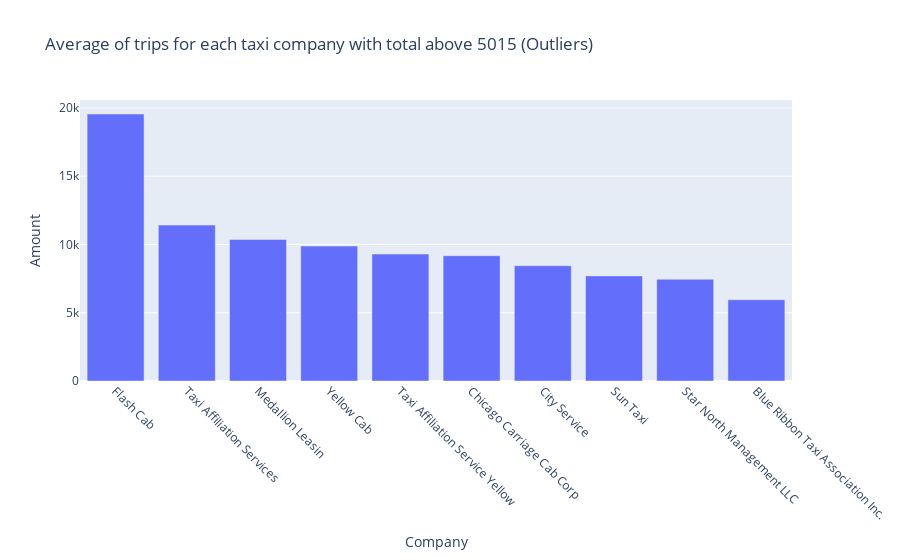

Notebook source saved alongside this figure:
### Markdown cell above
Above we have a graph with the data of the companies that performed above the median and below our upper fence of 5015. Above there is the companies that performed above 5015 and are the outliers in our boxplot.

### Code cell
# Taxi Companies
trips_amount_bar_by_box_outliers = px.bar(trips_amount[trips_amount['trips_amount']>5015],
                          x ='company_name',
                          y ='trips_amount',
                          title = 'Average of trips for each taxi company with total above 5015 (Outliers)')

# Updating x_axis and y_axis titles.
trips_amount_bar_by_box_outliers.update_layout(xaxis_title='Company',
                               yaxis_title='Amount')

#Updating the x_axes to show all the companies, instead of the default.
trips_amount_bar_by_box_outliers.update_xaxes(tickmode='linear',
                             dtick=1,
                             tickangle=45)

### Figure 1 — Plotly figure (JSON) as saved in the notebook; plotly's stock layout.template omitted (floating-point values rounded to 4 significant figures)
{"data": [{"alignmentgroup": "True", "hovertemplate": "company_name=%{x}<br>trips_amount=%{y}<extra></extra>", "legendgroup": "", "marker": {"color": "#636efa", "pattern": {"shape": ""}}, "name": "", "offsetgroup": "", "orientation": "v", "showlegend": false, "textposition": "auto", "type": "bar", "x": ["Flash Cab", "Taxi Affiliation Services", "Medallion Leasin", "Yellow Cab", "Taxi Affiliation Service Yellow", "Chicago Carriage Cab Corp", "City Service", "Sun Taxi", "Star North Management LLC", "Blue Ribbon Taxi Association Inc."], "xaxis": "x", "y": [19558, 11422, 10367, 9888, 9299, 9181, 8448, 7701, 7455, 5953], "yaxis": "y"}], "layout": {"barmode": "relative", "legend": {"tracegroupgap": 0}, "title": {"text": "Average of trips for each taxi company with total above 5015 (Outliers)"}, "xaxis": {"anchor": "y", "domain": [0, 1], "dtick": 1, "tickangle": 45, "tickmode": "linear", "title": {"text": "Company"}}, "yaxis": {"anchor": "x", "domain": [0, 1], "title": {"text": "Amount"}}}}
